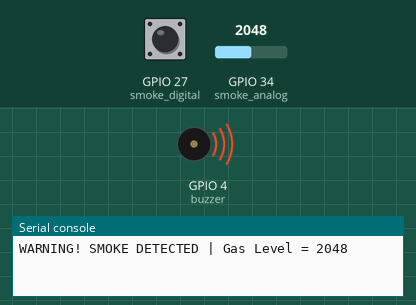
Simulated run of this program. Board: ESP32 board running MicroPython. On the bench: buzzer (waves = sounding), the last lines printed to the serial console. The inputs (shaded band) are chosen by the test bench; at power-on: GPIO 27 (smoke_digital) LOW, GPIO 34 (smoke_analog) = 2048 (analog values on the 0–4095 scale).

Above: at 1.2 s.
1.3 s: GPIO 27 (smoke_digital) pulled HIGH for 1 s
At 2.1 s:
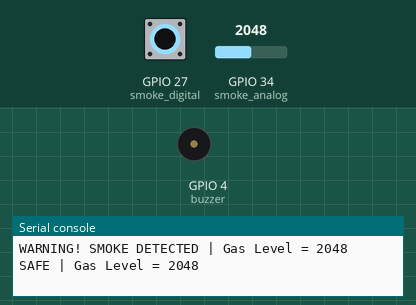
3.8 s: GPIO 27 (smoke_digital) pulled HIGH for 3.2 s
At 8.2 s:
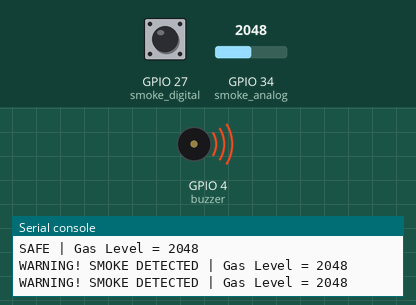
Timing chart, 0 to 9.7 s (numbered marks = the images above; inputs shaded):
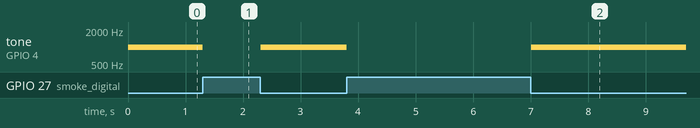

Measured:
- after the input at 1.3 s, tone on GPIO 4 (buzzer): 1000 Hz → silent at once, → 1000 Hz 1.0 s later
- after the input at 3.8 s, tone on GPIO 4 (buzzer): 1000 Hz → silent at once, → 1000 Hz 3.2 s later

The program:

ESP32-Gas_SensorV2.py
```python
from machine import Pin, ADC, PWM
from time import sleep, ticks_ms

# --------------------
# Pin Setup
# --------------------
SMOKE_DO = 27        # Digital output from sensor
SMOKE_AO = 34        # Analog output from sensor
BUZZER_PIN = 4       # Passive buzzer

# --------------------
# Initialize
# --------------------
smoke_digital = Pin(SMOKE_DO, Pin.IN)
smoke_analog = ADC(Pin(SMOKE_AO))
smoke_analog.atten(ADC.ATTN_11DB)

buzzer = PWM(Pin(BUZZER_PIN))
buzzer.duty(0)       # OFF initially

# --------------------
# Functions
# --------------------
def buzzer_on():
    buzzer.freq(1000)     # 1 kHz tone
    buzzer.duty(512)      # 50% duty

def buzzer_off():
    buzzer.duty(0)

def print_safe(adc):
    print("SAFE | Gas Level =", adc)

def print_danger(adc):
    print("WARNING! SMOKE DETECTED | Gas Level =", adc)

# --------------------
# Main Loop
# --------------------
last_print = 0
state = 1

while True:
    digital = smoke_digital.value()
    analog = smoke_analog.read()

    # Print every 1 sec
    if ticks_ms() - last_print > 1000:
        if digital == 1:
            print_safe(analog)
        else:
            print_danger(analog)
        last_print = ticks_ms()

    # Alarm
    if digital == 0:
        buzzer_on()
    else:
        buzzer_off()

    sleep(0.1)
```
